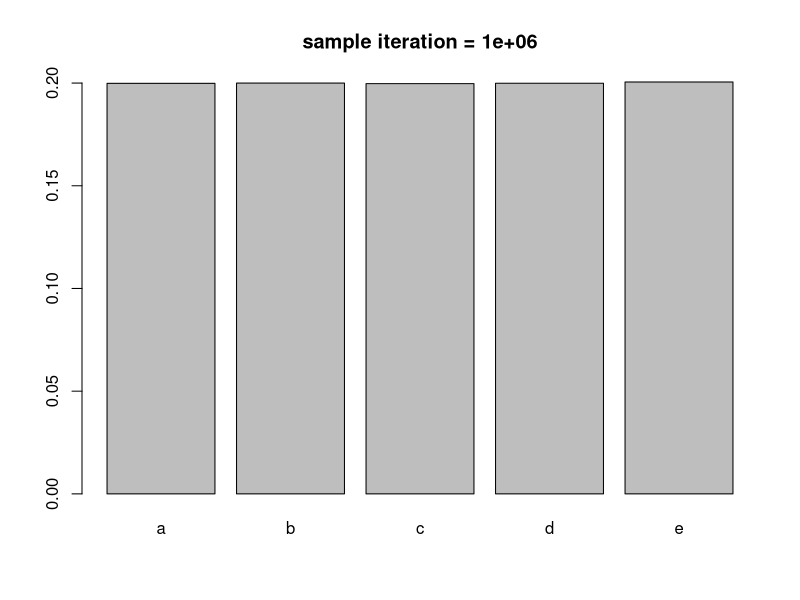

This chart was generated by the following R code:
#-----------------------------------------------------#
# Title:  Presentation List Generation                #
# Author: Brandon Monier (brandon.monier@sdstate.edu) #
# Date:   08.21.17                                    #
#-----------------------------------------------------#

# Current list
people <- c("Sierra Ash", "Jeff Bartel", "Janice Eibensteiner", "Arjun Kafle",
            "Brandon Monier", "Vincent Peta", "Rachel Raths", "Alex Soupir",
            "Jaya Yakha")


# Generate list (Heike wants to go first)
present <- function(p) {
  tmp <- sample(x = p, size = length(p))
  tmp <- data.frame(Presentation.Order = c("Heike Bucking", tmp))
  return(tmp)
}


# Prove it's not RIGGED
ls <- list()
for(i in 1:5){
  ls[[i]] <- present(people)
  names(ls) <- paste0("Trial.", seq_along(ls))
}; ls


# The actual list
present(people)


# Sample proof
vec <- c()
name <- c("a", "b", "c", "d", "e")
iter <- 1000000

for (i in 1:iter) {
  vec[i] <- sample(name, size = 1, replace = TRUE)
}

barplot(prop.table(table(vec)), 
        main = paste("sample iteration =", iter))